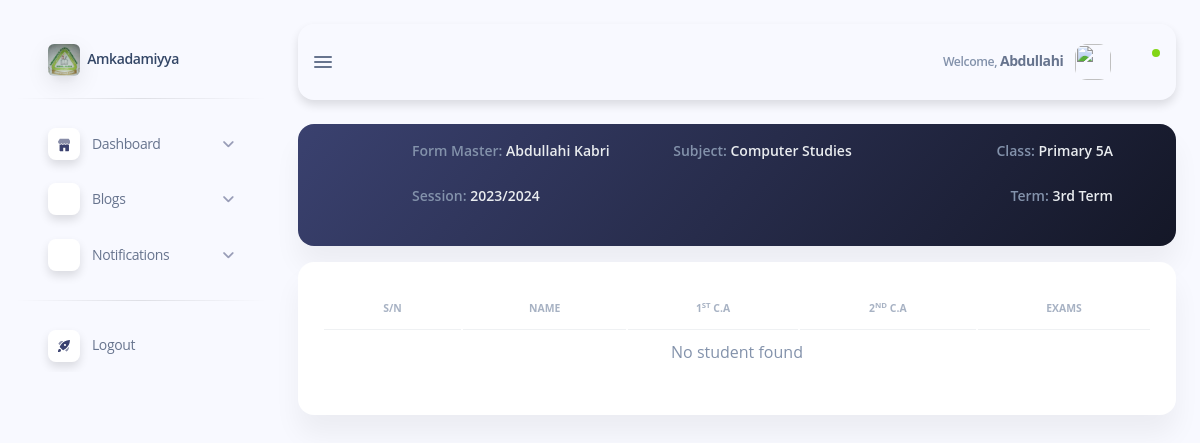
The app's page /subdomains/admin/admin-upload-result.php?subject_id=9 (signed in), older data.
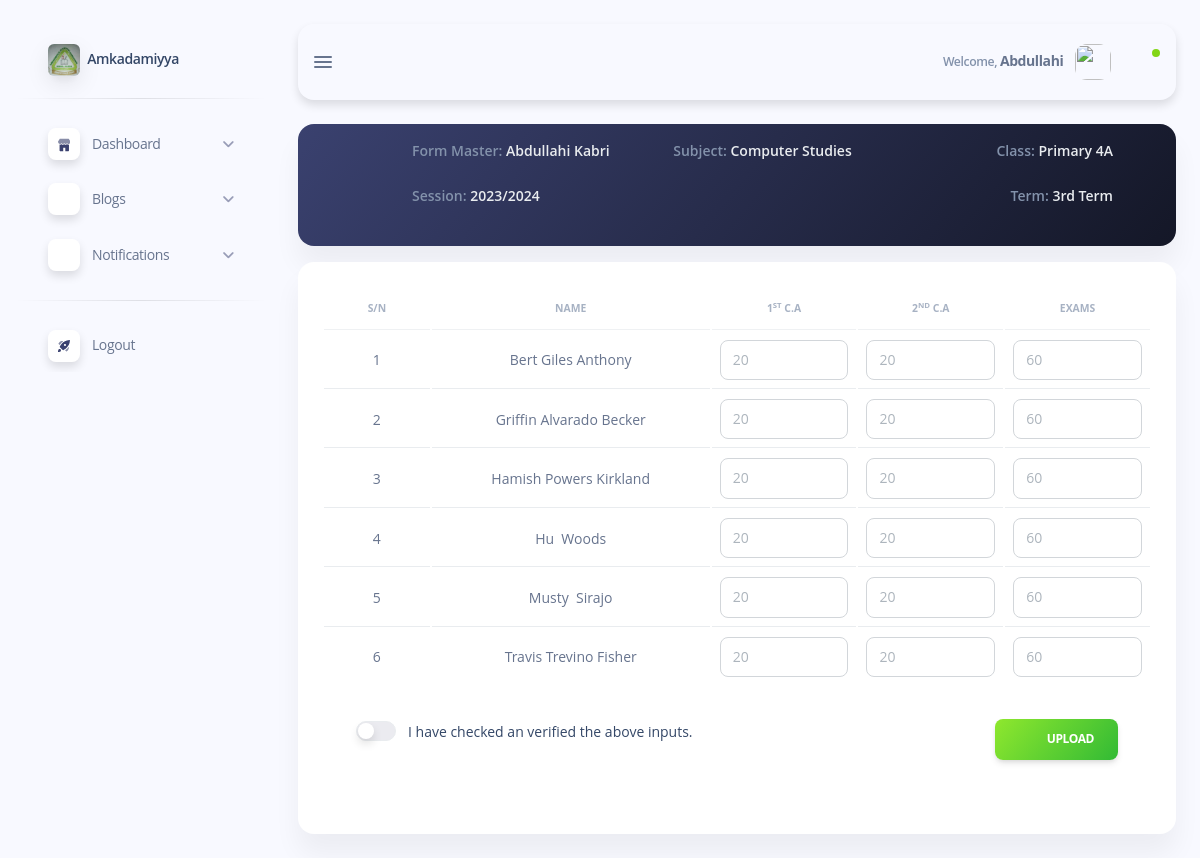
The same page, newer data.
### tables this page shows
CREATE TABLE `classes` (
  `class_id` int(11) NOT NULL,
  `class_name` varchar(50) NOT NULL,
  `section_id` int(11) NOT NULL
);

CREATE TABLE `students` (
  `student_id` int(11) NOT NULL,
  `class_id` int(11) NOT NULL,
  `section_id` int(11) NOT NULL,
  `admission_id` varchar(20) NOT NULL,
  `first_name` varchar(50) NOT NULL,
  `second_name` varchar(50) NOT NULL,
  `last_name` varchar(50) NOT NULL,
  `status` varchar(50) NOT NULL,
  `password` varchar(255) NOT NULL,
  `birth_date` date NOT NULL,
  `state` varchar(50) NOT NULL,
  `lga` varchar(50) NOT NULL,
  `gender` varchar(50) NOT NULL,
  `parent_first_name` varchar(50) NOT NULL,
  `parent_last_name` varchar(50) NOT NULL,
  `parent_email` varchar(50) NOT NULL,
  `parent_address` varchar(50) NOT NULL,
  `parent_phone_number` varchar(50) NOT NULL,
  `timestamp` timestamp NOT NULL DEFAULT current_timestamp() ON UPDATE current_timestamp()
);

### subdomains/admin/inc/admin-sidebar.php (called while the page is built, shortened)
<?php
if (isset($_SESSION['staff'])) {
   $class_id = $_SESSION['staff']['class_id'];
   $stmt = $conn->prepare("SELECT class_name FROM classes WHERE class_id = ?");
   $stmt->bind_param("i", $class_id);
   $stmt->execute();
   $class = $stmt->get_result()->fetch_assoc();
}
?>

### subdomains/admin/admin-upload-result.php (the view, shortened to what the changed rows need)
<?php
require_once "../../config/database.php";
?>
<!DOCTYPE html>
<html lang="en">
<head>
    <?php include "inc/admin-header.php"; ?>
</head>
<body class="g-sidenav-show bg-info-soft">
    <?php
        include "inc/admin-sidebar.php";
    ?>
    <main class="main-content position-relative max-height-vh-100 h-100 border-radius-lg">
        <div class="container-fluid py-4">
            <div class="card card-body bg-gradient-dark" id="profile">
                <div class="row align-items-center">
                    <div class="col-10 my-auto">
                        <div class="row">
                            <div class="col-md-4 col-6 mb-3 text-md-end">
                                <h6 class="text-light text-sm font-weight-bold"><span class="text-secondary">Class:
                                    </span><?php echo $class['class_name']; ?> </h6>
                            </div>
                        </div>
                    </div>
                </div>
            </div>
            <form action="_CREATE.php" method="post">
                <div class="card mt-3">
                    <div class="card-body">
                        <table class="table table-responsive">
                            <thead>
                                <tr>
                                    <th class="text-uppercase text-center text-secondary text-xxs font-weight-bolder opacity-7">
                                        S/N
                                    </th>
                                    <th class="text-uppercase text-center text-secondary text-xxs font-weight-bolder opacity-7">
                                        Name</th>
                                    <th class="text-uppercase text-center text-secondary text-xxs font-weight-bolder opacity-7">
                                        1<sup>st</sup> C.A</th>
                                    <th class="text-uppercase text-center text-secondary text-xxs font-weight-bolder opacity-7">
                                        2<sup>nd</sup> C.A</th>
                                    <th class="text-uppercase text-center text-secondary text-xxs font-weight-bolder opacity-7">
                                        Exams</th>
                                </tr>
                            </thead>
                            <tbody>
                                <?php
                                $sql = "SELECT * FROM `students` WHERE `class_id` = '$class_id' ORDER BY `first_name` ASC, `second_name` ASC, `last_name` ASC";
                                $student_result = mysqli_query($conn, $sql);
                                $count = 1;
                                if (mysqli_num_rows($student_result) > 0) {
                                    while ($student = mysqli_fetch_assoc($student_result)) {
                                ?>
                                        <tr>
                                            <td class="text-sm text-center font-weight-normal align-middle">
                                                <?php echo $count; ?>
                                            </td>
                                            <td class="text-sm text-center font-weight-normal align-middle">
                                                <?php echo $student['first_name'] . '&nbsp;' . $student['second_name'] . '&nbsp;' . $student['last_name']; ?>
                                            </td>
                                            <td class="text-center">
                                                <input type="number" name="first_test[]" class="form-control" required placeholder="20" max="20" min="0">
                                            </td>
                                            <td class="text-center">
                                                <input type="number" name="second_test[]" class="form-control" required placeholder="20" max="20" min="0">
                                            </td>
                                            <td class="text-center">
                                                <input type="number" name="exam[]" class="form-control" required placeholder="60" max="60" min="0">
                                            </td>
                                        </tr>
                                    <?php
                                        $count++;
                                    }
                                    ?>
                            </tbody>
                            <tfoot>
                                <tr>
                                    <td colspan="5" class="border-0">
                                        <div class="card-footer row">
                                            <div class="col-md-6">
                                                <div class="form-check form-switch">
                                                    <input class="form-check-input" type="checkbox">
                                                    <label class="form-check-label null-label" for="verify">I have checked an verified
                                                        the above inputs.</label>
                                                </div>
                                            </div>
                                            <div class="col-md-6 text-end">
                                                <div class="form-input">
                                                    <button type="submit" value="Upload" class="btn bg-gradient-success mb-0" name="uploadSubject">
                                                        <span class="ni ni-cloud-upload-96 text-md opacity-10 mx-2" aria-hidden="true"></span>
                                                        upload
                                                    </button>
                                                </div>
                                            </div>
                                        </div>
                                    </td>
                                </tr>
                            <?php
                                } else {
                                    echo "<tr><td class='text-center text-secondary' colspan='5'>No student found</td></tr>";
                                }
                            ?>
                            </tfoot>
                        </table>
                    </div>
                </div>
            </form>
        </div>
    </main>
</body>
</html>

Row changes from the older to the newer data that the page shows:
no longer on this page (row unchanged): classes: class_name "Primary 5A"
now on this page (row unchanged): classes: class_name "Primary 4A"
added students: first_name "Bert", second_name "Giles", last_name "Anthony"
added students: first_name "Griffin", second_name "Alvarado", last_name "Becker"
added students: first_name "Hamish", second_name "Powers", last_name "Kirkland"
now on this page (row unchanged): students: first_name "Hu", last_name "Woods"
added students: first_name "Musty", last_name "Sirajo"
added students: first_name "Travis", second_name "Trevino", last_name "Fisher"
Text that changed along with them:
form field value: (not shown) → "☐"
text no longer shown: "No student found"
text now shown: "I have checked an verified the above inputs. UPLOAD"
